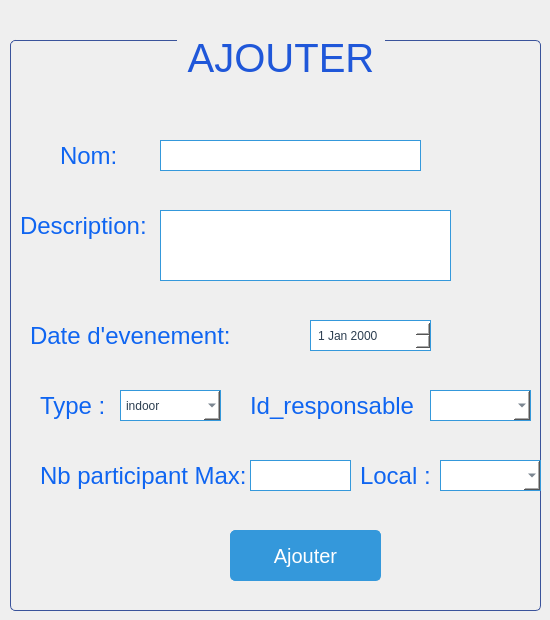
              <widget class="QWidget" name="page_61">
               <widget class="QGroupBox" name="groupBox_54">
                <property name="geometry">
                 <rect>
                  <x>10</x>
                  <y>30</y>
                  <width>531</width>
                  <height>581</height>
                 </rect>
                </property>
                <property name="styleSheet">
                 <string notr="true">QGroupBox {
    border: 1px solid #3a539b; /* Darker blue */
    border-radius: 5px;
    margin-top: 10px;
	font-size:40px;
}

QGroupBox::title {
    subcontrol-origin: margin;
    subcontrol-position: top center;
    padding: 5px;
color: #1F57D9;
    font-weight: bold;
}

QLabel {
    color: #0F65F1; /* Medium blue */
    font-size: 24px; /* Larger font size */
    font-family: &quot;Candara&quot;, sans-serif; /* Different font family */
}

QComboBox {
    background-color: #ffffff; /* Light white background */
    border: 1px solid #3498db; /* Medium blue */
    padding: 5px;
    color: #2c3e50; /* Dark gray text */
    selection-background-color: #3498db; /* Medium blue */
}

QLineEdit {
    background-color: #ffffff; /* Light white background */
    border: 1px solid #3498db; /* Medium blue */
    padding: 5px;
    color: #2c3e50; /* Dark gray text */
}

QDateEdit {
    background-color: #ffffff; /* Light white background */
    border: 1px solid #3498db; /* Medium blue */
    padding: 5px;
    color: #2c3e50; /* Dark gray text */
}

QPushButton {
    background-color: #3498db; /* Medium blue */
    color: #ffffff; /* White text */
    border: 1px solid #3498db; /* Medium blue */
    padding: 12px 24px; /* Larger padding */
    border-radius: 5px;
    font-family: &quot;Cambria&quot;, serif; /* Different font family */
    font-size: 20px; /* Larger font size */
}

QPushButton:hover {
    background-color: #2980b9; /* Darker hover color */
    border: 1px solid #2980b9; /* Darker hover color */
}
</string>
                </property>
                <property name="title">
                 <string>AJOUTER</string>
                </property>
                <widget class="QLineEdit" name="nom_event">
                 <property name="geometry">
                  <rect>
                   <x>150</x>
                   <y>110</y>
                   <width>261</width>
                   <height>31</height>
                  </rect>
                 </property>
                </widget>
                <widget class="QLabel" name="label_270">
                 <property name="geometry">
                  <rect>
                   <x>50</x>
                   <y>110</y>
                   <width>71</width>
                   <height>31</height>
                  </rect>
                 </property>
                 <property name="styleSheet">
                  <string notr="true"/>
                 </property>
                 <property name="text">
                  <string>Nom:</string>
                 </property>
                </widget>
                <widget class="QPushButton" name="ajout_event_2">
                 <property name="geometry">
                  <rect>
                   <x>220</x>
                   <y>500</y>
                   <width>151</width>
                   <height>51</height>
                  </rect>
                 </property>
                 <property name="text">
                  <string>Ajouter</string>
                 </property>
                </widget>
                <widget class="QLineEdit" name="description_event">
                 <property name="geometry">
                  <rect>
                   <x>150</x>
                   <y>180</y>
                   <width>291</width>
                   <height>71</height>
                  </rect>
                 </property>
                </widget>
                <widget class="QLineEdit" name="nbr_participants_event">
                 <property name="geometry">
                  <rect>
                   <x>240</x>
                   <y>430</y>
                   <width>101</width>
                   <height>31</height>
                  </rect>
                 </property>
                </widget>
                <widget class="QComboBox" name="id_responsable_event">
                 <property name="geometry">
                  <rect>
                   <x>420</x>
                   <y>360</y>
                   <width>101</width>
                   <height>31</height>
                  </rect>
                 </property>
                </widget>
                <widget class="QLabel" name="label_279">
                 <property name="geometry">
                  <rect>
                   <x>30</x>
                   <y>430</y>
                   <width>211</width>
                   <height>31</height>
                  </rect>
                 </property>
                 <property name="text">
                  <string>Nb participant Max:</string>
                 </property>
                </widget>
                <widget class="QLabel" name="label_274">
                 <property name="geometry">
                  <rect>
                   <x>30</x>
                   <y>360</y>
                   <width>101</width>
                   <height>31</height>
                  </rect>
                 </property>
                 <property name="text">
                  <string>Type :</string>
                 </property>
                </widget>
                <widget class="QLabel" name="label_271">
                 <property name="geometry">
                  <rect>
                   <x>10</x>
                   <y>180</y>
                   <width>141</width>
                   <height>31</height>
                  </rect>
                 </property>
                 <property name="text">
                  <string>Description:</string>
                 </property>
                </widget>
                <widget class="QLabel" name="label_272">
                 <property name="geometry">
                  <rect>
                   <x>240</x>
                   <y>360</y>
                   <width>171</width>
                   <height>31</height>
                  </rect>
                 </property>
                 <property name="text">
                  <string>Id_responsable :</string>
                 </property>
                </widget>
                <widget class="QDateEdit" name="date_event">
                 <property name="geometry">
                  <rect>
                   <x>300</x>
                   <y>290</y>
                   <width>121</width>
                   <height>31</height>
                  </rect>
                 </property>
                </widget>
                <widget class="QLabel" name="label_277">
                 <property name="geometry">
                  <rect>
                   <x>20</x>
                   <y>290</y>
                   <width>211</width>
                   <height>31</height>
                  </rect>
                 </property>
                 <property name="text">
                  <string>Date d'evenement:</string>
                 </property>
                </widget>
                <widget class="QComboBox" name="type_event">
                 <property name="geometry">
                  <rect>
                   <x>110</x>
                   <y>360</y>
                   <width>101</width>
                   <height>31</height>
                  </rect>
                 </property>
                 <item>
                  <property name="text">
                   <string>indoor</string>
                  </property>
                 </item>
                 <item>
                  <property name="text">
                   <string>outdoor</string>
                  </property>
                 </item>
                </widget>
                <widget class="QLabel" name="label_278">
                 <property name="geometry">
                  <rect>
                   <x>350</x>
                   <y>430</y>
                   <width>101</width>
                   <height>31</height>
                  </rect>
                 </property>
                 <property name="text">
                  <string>Local :</string>
                 </property>
                </widget>
                <widget class="QComboBox" name="id_local_event">
                 <property name="geometry">
                  <rect>
                   <x>430</x>
                   <y>430</y>
                   <width>101</width>
                   <height>31</height>
                  </rect>
                 </property>
                </widget>
               </widget>
              </widget>
